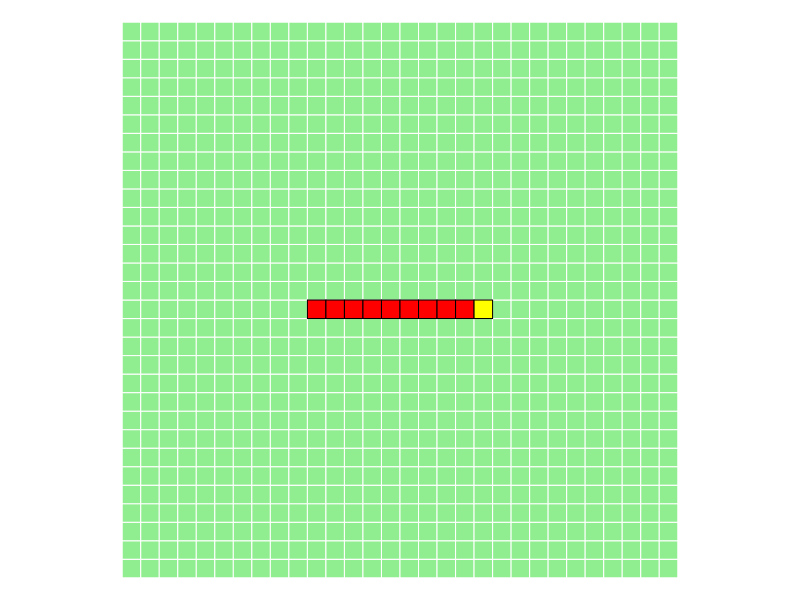
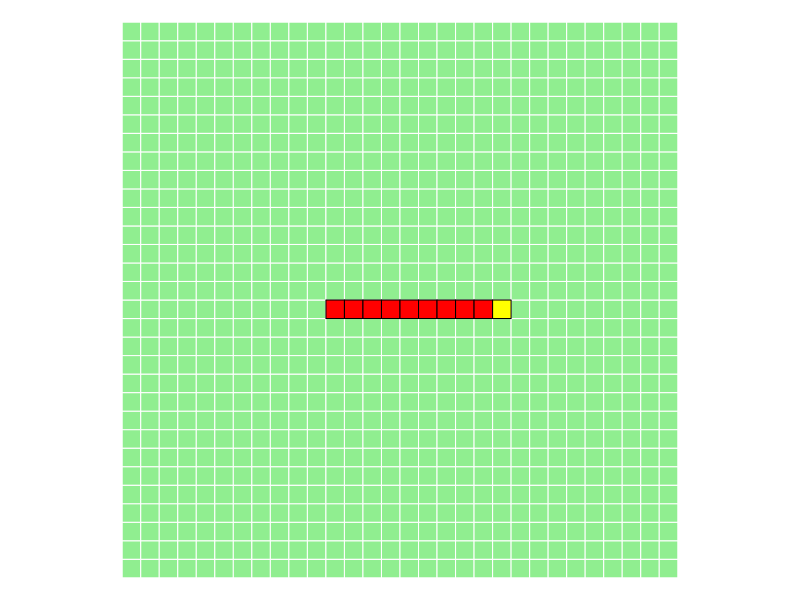
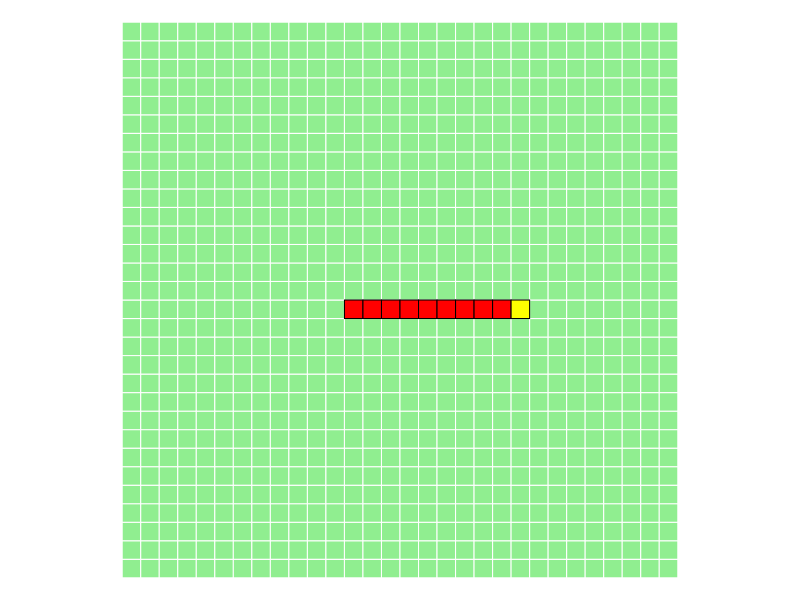
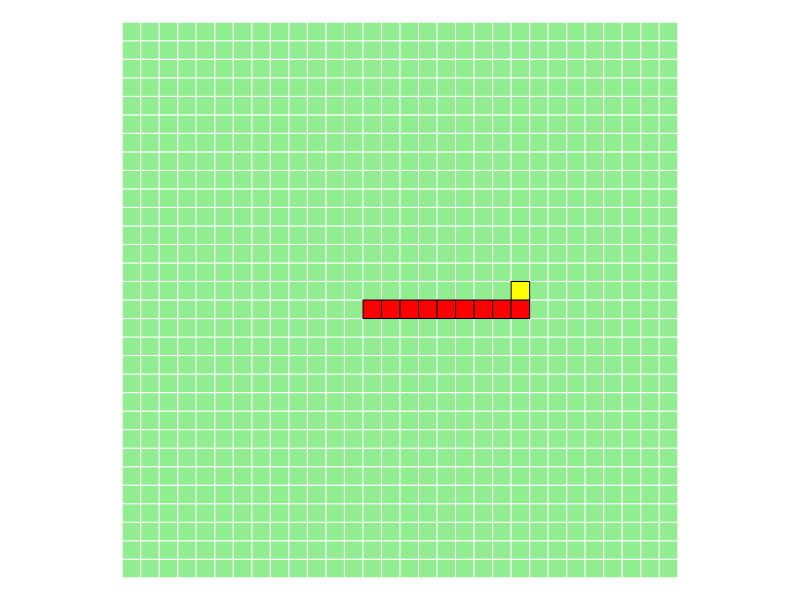
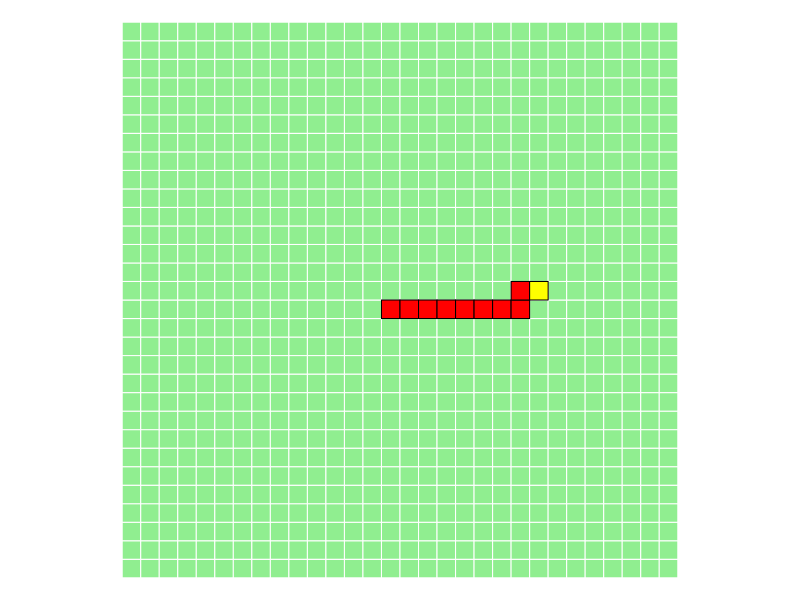
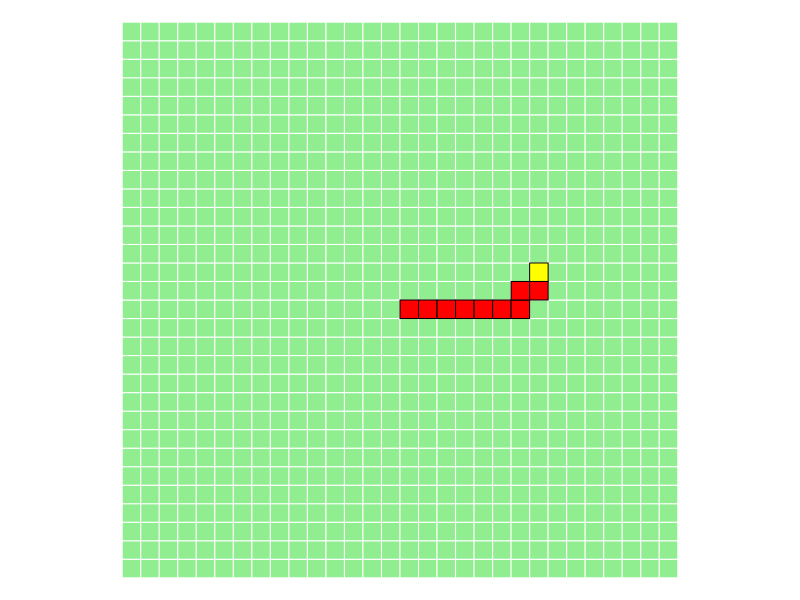
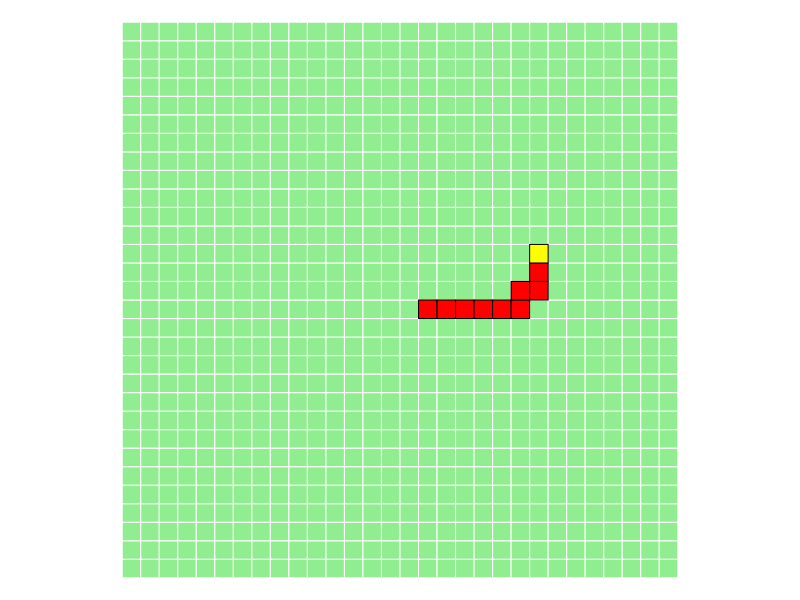
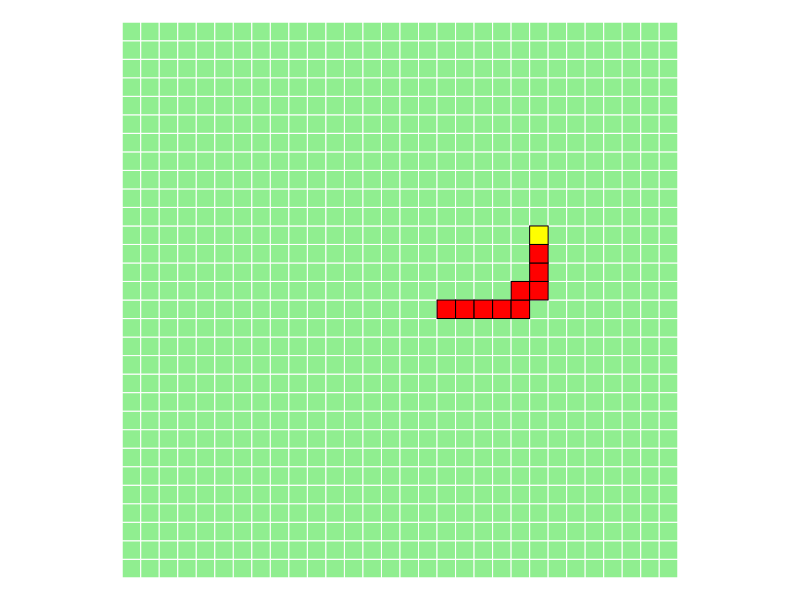

The R source for these figures, in order:
#################
## Assignment10 ##
#################

## --------- Helper plotting functions (given + adapted) --------- ##

plotGrid <- function(N = 30, border = "white", col = "light green") {
  # Draw an N x N empty grid
  par(mar = c(0, 0, 0, 0))
  plot(0, 0, type = "n",
       xlim = c(0, N), ylim = c(0, N),
       axes = FALSE, xlab = "", ylab = "",
       asp = 1)
  for (i in 1:N) {
    ystart <- (i - 1)
    yend   <- i
    rect(0:(N - 1), ystart, 1:N, yend,
         border = border, col = col)
  }
}

# A. Adapt plotSnake to include headcolor (default = "yellow")
plotSnake <- function(snake,
                      border = "black",
                      col = "red",
                      headcolor = "yellow") {
  n <- nrow(snake)
  if (n == 0) return(NULL)

  # Body segments (all except last row)
  if (n > 1) {
    for (i in 1:(n - 1)) {
      xstart <- snake$xpos[i] - 1
      xend   <- snake$xpos[i]
      ystart <- snake$ypos[i] - 1
      yend   <- snake$ypos[i]
      rect(xstart, ystart, xend, yend,
           border = border, col = col)
    }
  }

  # Head segment = last row (different color)
  xstart <- snake$xpos[n] - 1
  xend   <- snake$xpos[n]
  ystart <- snake$ypos[n] - 1
  yend   <- snake$ypos[n]
  rect(xstart, ystart, xend, yend,
       border = border, col = headcolor)
}

## --------- B. Function to check valid positions --------- ##

# A position is valid if:
# 1) within grid [xmin, xmax] x [ymin, ymax]
# 2) not already occupied by the snake body
is_valid <- function(position,
                     snake,
                     xmin = 1, ymin = 1,
                     xmax = 30, ymax = 30) {

  # Check grid borders
  x <- position$xpos[1]
  y <- position$ypos[1]

  if (x < xmin || x > xmax || y < ymin || y > ymax) {
    return(FALSE)
  }

  # Check if position is already part of the snake
  if (nrow(merge(position, snake)) > 0) {
    return(FALSE)
  } else {
    return(TRUE)
  }
}

## --------- C. moveSnake() function --------- ##

moveSnake <- function(snake,
                      xmin = 1, ymin = 1,
                      xmax = 30, ymax = 30) {

  N <- nrow(snake)
  if (N == 0) return(NULL)

  # 1. Select head (last row)
  head <- snake[N, , drop = FALSE]

  # 2. Possible moves: N, E, S, W around the head
  possible_moves <- data.frame(
    xpos = c(head$xpos,
             head$xpos + 1,
             head$xpos,
             head$xpos - 1),
    ypos = c(head$ypos + 1,
             head$ypos,
             head$ypos - 1,
             head$ypos)
  )
  # order: north, east, south, west

  # 3. Check validity of each of the 4 positions
  valid_vec <- logical(4)
  for (i in 1:4) {
    pos_i <- possible_moves[i, , drop = FALSE]
    valid_vec[i] <- is_valid(pos_i, snake,
                             xmin = xmin, ymin = ymin,
                             xmax = xmax, ymax = ymax)
  }

  # 4. Count how many valid positions exist
  num_valid <- sum(valid_vec)

  if (num_valid == 0) {
    # No valid positions → snake cannot move
    return(NULL)
  }

  if (num_valid == 1) {
    # Exactly one valid move → take it
    idx_move <- which(valid_vec)
  } else {
    # 2 or more valid moves → randomly pick one
    idx_move <- sample(which(valid_vec), size = 1)
  }

  new_head <- possible_moves[idx_move, , drop = FALSE]

  # 5. Build next_snake:
  # first N-1 rows = last N-1 rows of old snake (remove tail)
  # last row       = new head
  if (N > 1) {
    next_snake <- rbind(snake[2:N, , drop = FALSE], new_head)
  } else {
    # degenerate case: snake of length 1
    next_snake <- new_head
  }

  # 6. Return new snake
  return(next_snake)
}

## --------- D. Simulation loop --------- ##

# Initial snake: 10 cells in the middle of 30x30 grid
snake <- as.data.frame(matrix(0, 10, 2))
names(snake) <- c("xpos", "ypos")
snake$xpos <- 11:20
snake$ypos <- rep(15, 10)

# Loop for up to 1000 moves
for (i in 1:1000) {
  plotGrid()
  plotSnake(snake)

  # move the snake
  next_snake <- moveSnake(snake)

  # If no more valid moves → RIP Snake
  if (is.null(next_snake)) {
    mtext("RIP Snake", side = 3, line = -1, col = "red", cex = 2)
    break
  }

  # Update snake
  snake <- next_snake

  Sys.sleep(0.1)
}
